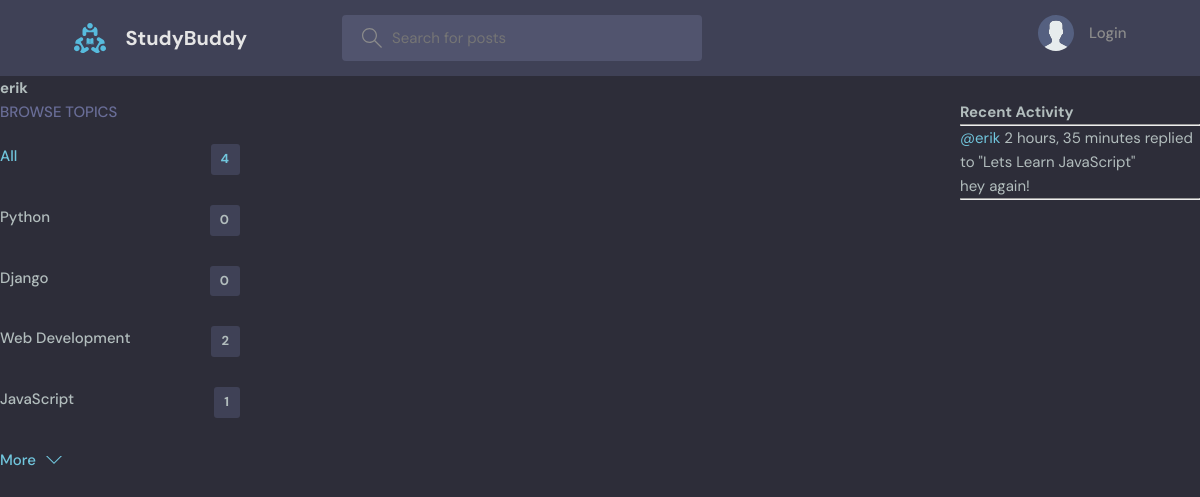
/profile/3/, run on an earlier commit of the app's database.
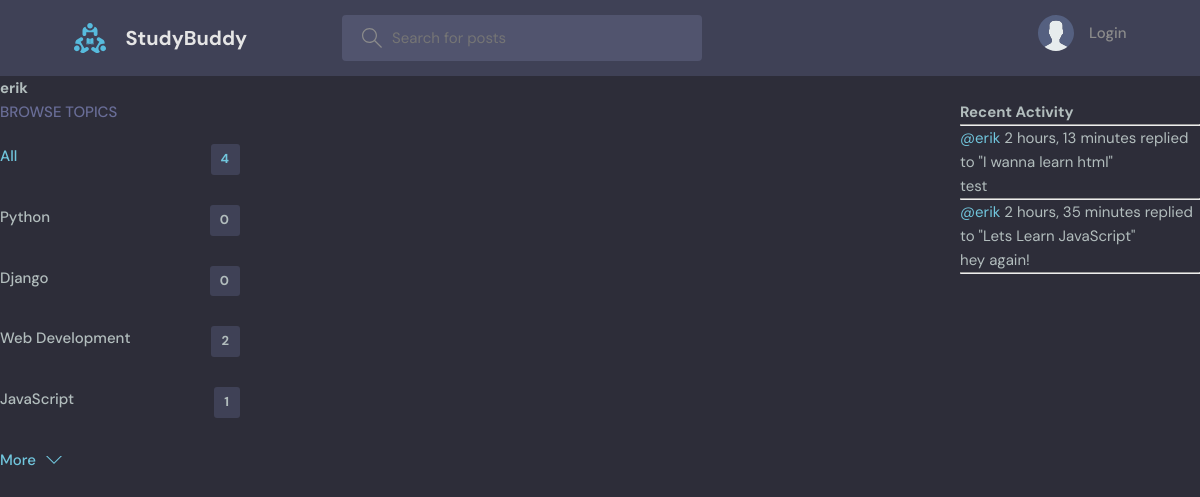
And on a later commit of the database.
### base/models.py (models this page shows, shortened)
class Topic(models.Model):
    name = models.CharField(max_length=200)

class Message(models.Model):
    user = models.ForeignKey(User, on_delete=models.CASCADE)
    room = models.ForeignKey(Room, on_delete=models.CASCADE)
    body = models.TextField()
    updated = models.DateTimeField(auto_now=True)
    created = models.DateTimeField(auto_now_add=True)
    class Meta:
        ordering = ['-updated', '-created']
    def __str__(self):
        return self.body[0:50]

class Room(models.Model):
    host = models.ForeignKey(User, on_delete=models.SET_NULL, null=True)
    topic =models.ForeignKey(Topic, on_delete=models.SET_NULL, null=True)
    name = models.CharField(max_length=200)
    description = models.TextField(null = True, blank=True)
    participants = models.ManyToManyField(User, related_name='participants', blank=True)
    updated = models.DateTimeField(auto_now=True)
    created = models.DateTimeField(auto_now_add=True)
    class Meta:
        ordering = ['-updated', '-created']
    def __str__(self):
        return self.name

### base/views.py (the view)
# urls.py: path("profile/<str:pk>/", views.userProfile, name="user-profile"),
def userProfile(request, pk):
    user = User.objects.get(id=pk)
    rooms = user.room_set.all()
    room_messages = user.message_set.all()
    topics = Topic.objects.all()
    context = {
        "user": user,
        "rooms": rooms,
        "room_messages": room_messages,
        "topics": topics,
    }
    return render(request, "base/profile.html", context)

### base/templates/base/profile.html (shortened to what this page needs)
{% extends 'main.html' %}
{% block content %}
<h1>{{user.username}}</h1>
<div class="profile-container">
    <div>
        {% include 'base/topics_component.html' %}
    </div>
    <div>
    </div>
    <div>
        {% include 'base/activity_component.html' %}
    </div>
</div>
{% endblock content %}

### base/templates/base/topics_component.html
<div class="topics">
	<div class="topics__header">
		<h2>Browse Topics</h2>
	</div>
	<ul class="topics__list">
		<li>
			<a href="{% url 'home' %}" class="active">All <span>{{topics.count}}</span></a>
		</li>
		{% for topic in topics %}
		<li>
			<a href="{% url 'home' %}?q={{topic.name}}"> {{topic.name}} <span>{{topic.room_set.all.count}}</span></a>
		</li>
		{% endfor %}
		<a class="btn btn--link" href="topics.html">
			More
			<svg version="1.1" xmlns="http://www.w3.org/2000/svg" width="32" height="32" viewBox="0 0 32 32">
				<title>chevron-down</title>
				<path d="M16 21l-13-13h-3l16 16 16-16h-3l-13 13z"></path>
			</svg>
		</a>
</div>

### base/templates/base/activity_component.html (shortened to what this page needs)
<h3>Recent Activity</h3>
<hr />
{% for message in room_messages %}
<div>
	<small><a href="{% url 'user-profile' message.user.id %}">@{{message.user}}</a>
		{{message.created|timesince}}</small>
	<small>replied to "{{message.room}}"</small>
	<p>{{message}}</p>
	<hr />
</div>
{% endfor %}

What changed in the data, as far as the page shows it:
added Message: user "erik", created "2 hours, 13 minutes", room "I wanna learn html", body "test"
